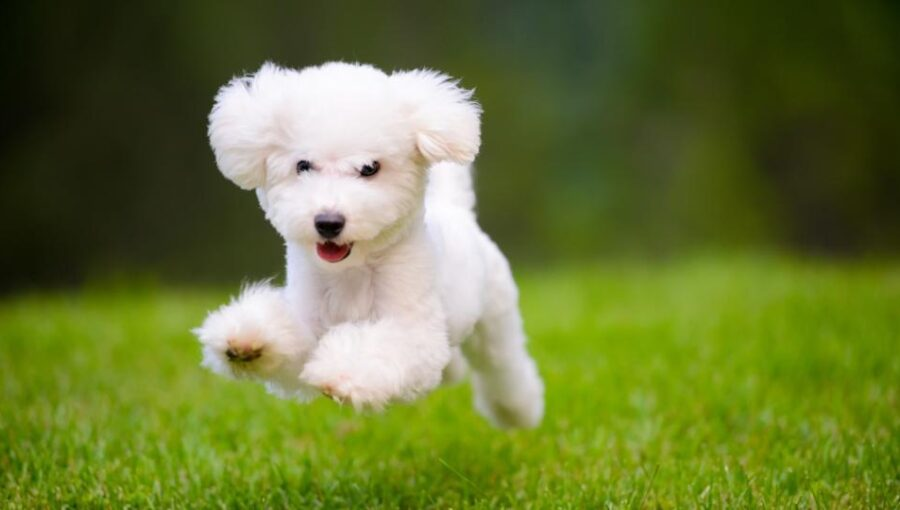
#> input picture Op1/Images/Dog1.jpg, 900 x 510 px
$ python basic.py
#> lines starting #> are read from the running program, lines starting #| are printed output that depends on the picture; after the words box and inside, x2 and y2 are one past the last pixel; in counts of white or black regions, pixels touching at a corner belong together
#Essential Functions

import cv2 as cv

img = cv.imread('Images/Dog1.jpg')
#> img is the input picture: shape (510, 900, 3); mean B, G, R 53.4, 117.8, 104.5
cv.imshow('BGR-DOG',img)

#1. Gray scale
gray_img = cv.cvtColor(img,cv.COLOR_BGR2GRAY)
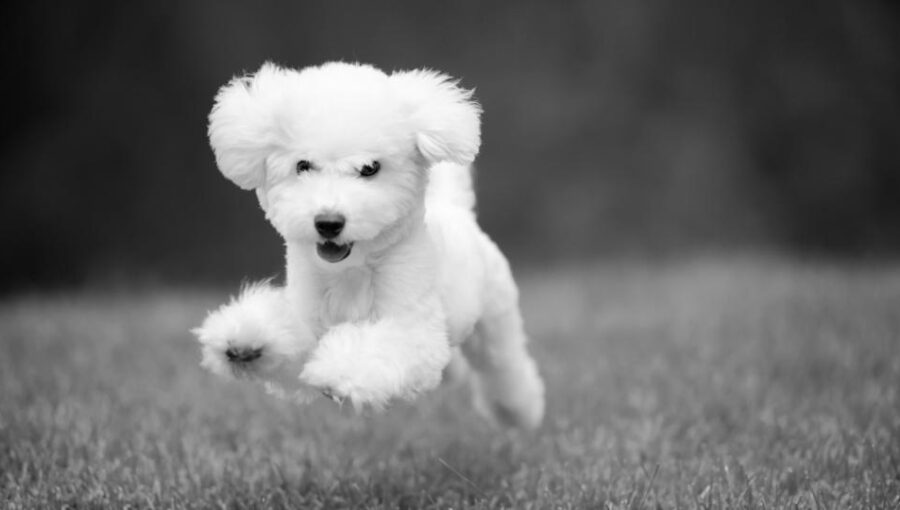
#> gray_img: shape (510, 900); min 1, max 255, mean 106.5
cv.imshow('GrayScale-DOG0',gray_img)

#2. Blur the image
blur_img = cv.GaussianBlur(img,(15,15),cv.BORDER_DEFAULT)
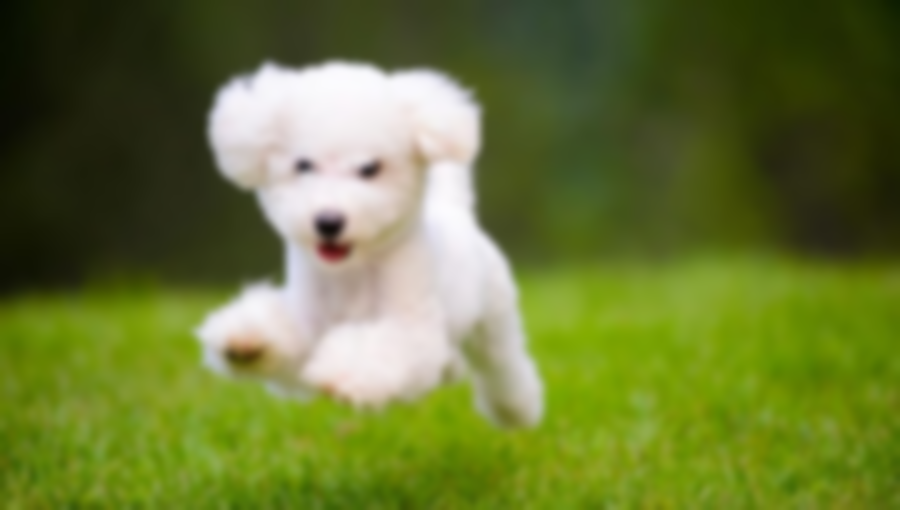
#> blur_img: shape (510, 900, 3); mean B, G, R 53.4, 117.8, 104.5
cv.imshow('Blurred-DOG',blur_img)

#3. Edge Cascade
canny = cv.Canny(img,125,175)
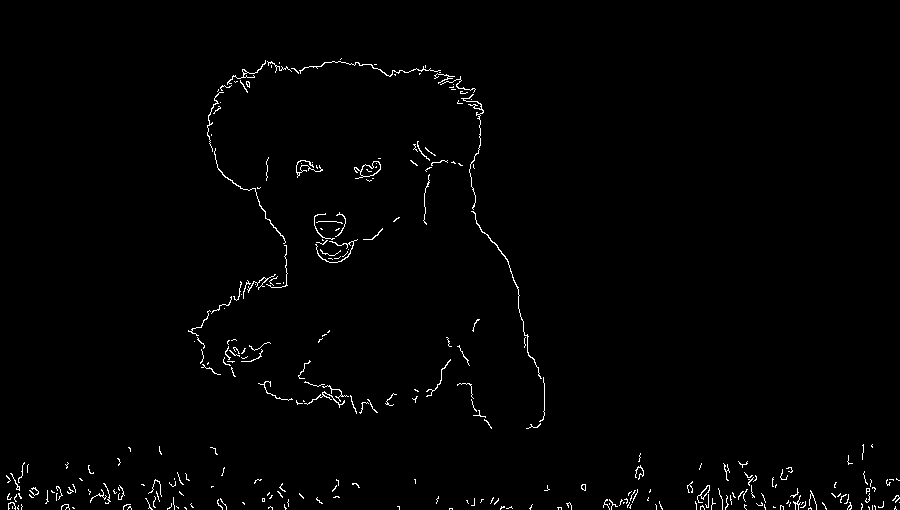
#> canny: shape (510, 900); 1.2% white in thin lines or dots, all inside (x1, y1, x2, y2) = (6, 58, 900, 510)
cv.imshow('Edge-cascade',canny)

canny1 = cv.Canny(blur_img,125,175)
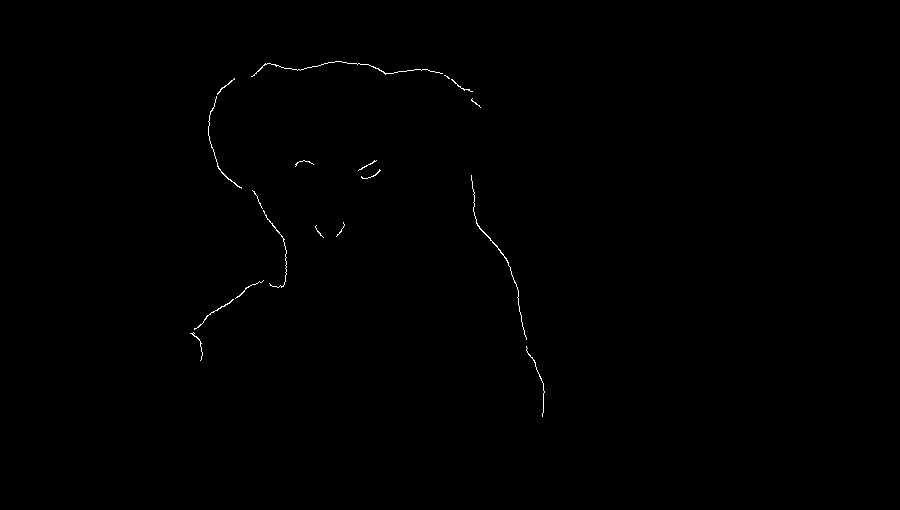
#> canny1: shape (510, 900); 0.23% white in thin lines or dots, all inside (x1, y1, x2, y2) = (190, 61, 545, 417)
cv.imshow('Edge-cascade2',canny1)

#4. Resize image
resized_img = cv.resize(img,(500,500),interpolation=cv.INTER_CUBIC)
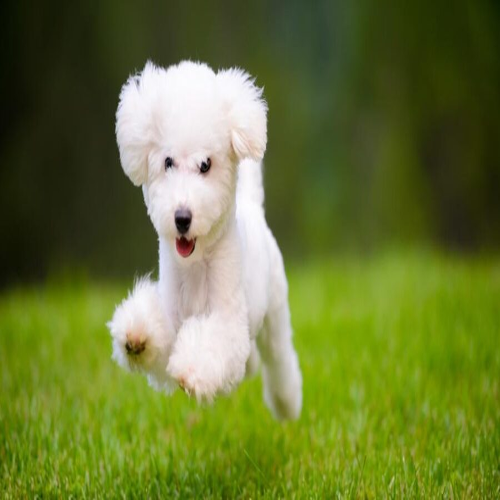
#> resized_img: shape (500, 500, 3); mean B, G, R 53.4, 117.8, 104.5
cv.imshow('Resized Image',resized_img)

#5. Crop image
crooped_img = img[50:500,300:450]
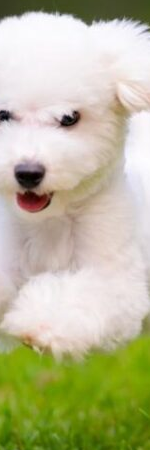
#> crooped_img: shape (450, 150, 3); mean B, G, R 152.6, 185.8, 187
cv.imshow('Cropped Image',crooped_img)


cv.waitKey(0)

$ run again, with Op1/Images/Dog2.jpg copied over Op1/Images/Dog1.jpg
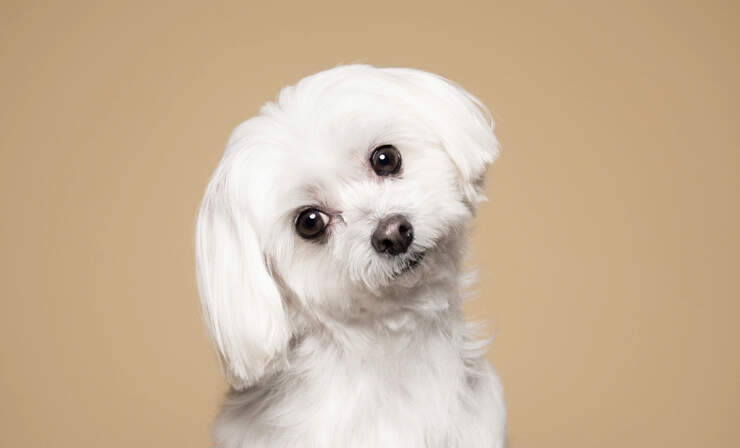
#> input picture Op1/Images/Dog2.jpg, 740 x 448 px
#> img is the input picture: shape (448, 740, 3); mean B, G, R 152, 178.8, 201.3
#> `canny = cv.Canny(img,125,175)`:
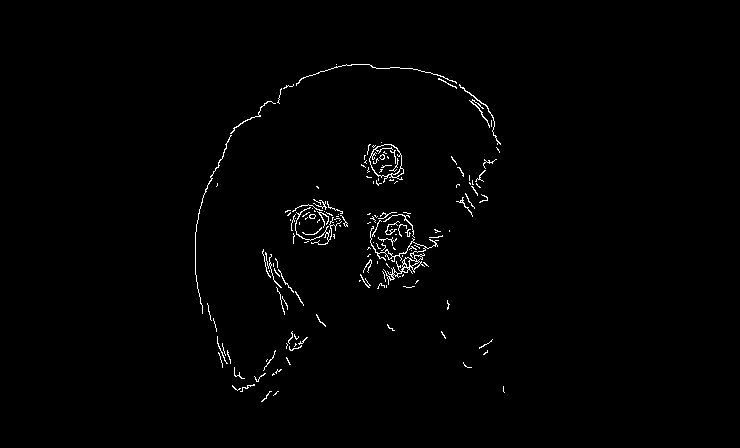
#> canny: shape (448, 740); 1.1% white in thin lines or dots, all inside (x1, y1, x2, y2) = (195, 64, 505, 402)
#> canny1: shape (448, 740); 0.04% white in thin lines or dots, all inside (x1, y1, x2, y2) = (368, 143, 414, 246)
#> `crooped_img = img[50:500,300:450]`:
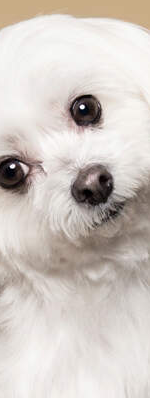
#> crooped_img: shape (398, 150, 3); mean B, G, R 194.5, 200.3, 208.3

$ run again, with Op1/Images/Stadium1.jpg copied over Op1/Images/Dog1.jpg
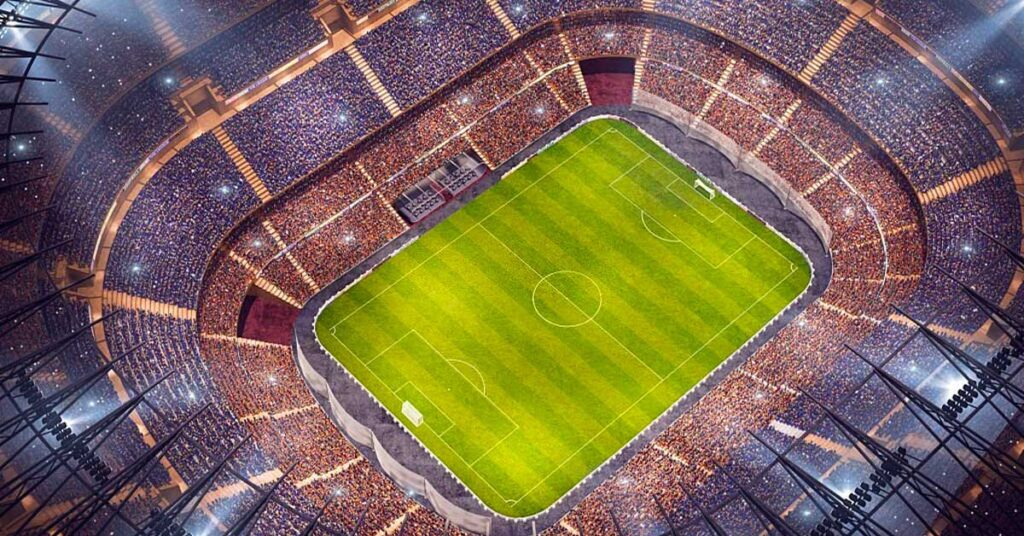
#> input picture Op1/Images/Stadium1.jpg, 1024 x 536 px
#> img is the input picture: shape (536, 1024, 3); mean B, G, R 84.3, 103.9, 120
#> `canny = cv.Canny(img,125,175)`:
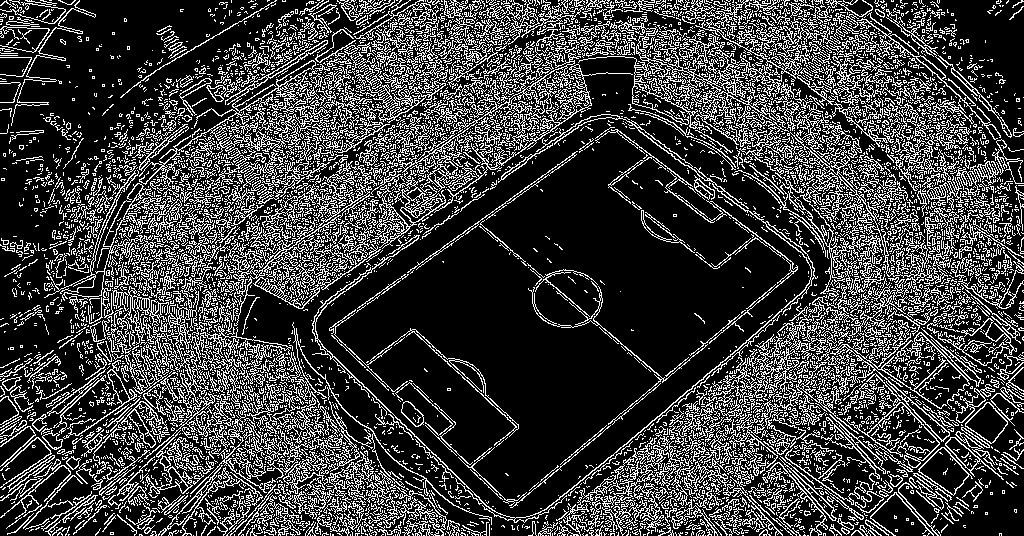
#> canny: shape (536, 1024); 24.4% white in thin lines or dots
#> canny1: shape (536, 1024); 0.16% white in thin lines or dots, all inside (x1, y1, x2, y2) = (61, 130, 969, 515)
#> `crooped_img = img[50:500,300:450]`:
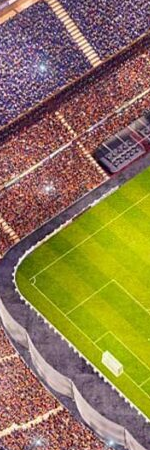
#> crooped_img: shape (450, 150, 3); mean B, G, R 81.4, 120.1, 142.4
